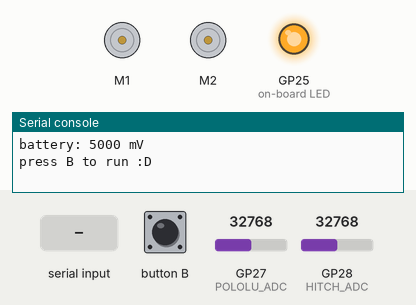
A program run on a simulated Raspberry Pi Pico running MicroPython. Shown: 2 × DC motor (green arrow = forward, orange = backward, longer = faster), output pins drawn as LEDs (lit = HIGH), the last lines printed to the serial console. The test bench sets the inputs (shaded band); at power-on: button B HIGH, GP27 (POLOLU_ADC) = 32768, GP28 (HITCH_ADC) = 32768 (analog values on the 0–65535 scale).

Above: at 5.0 s.
5.1 s: button B pulled LOW for 0.15 s
At 5.7 s:
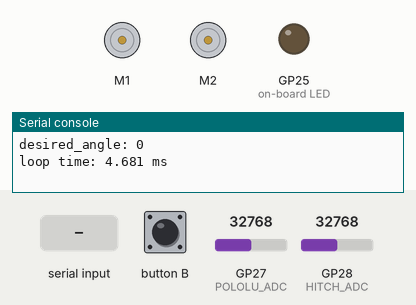
6.7 s: "11\n" received over the second serial link
Timing chart, 0 to 9.7 s (numbered marks = the images above; inputs shaded):
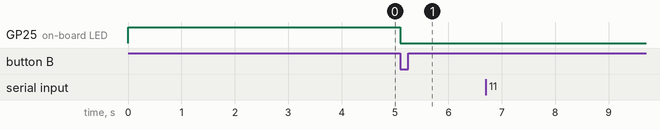

The program:

main.py
```python
from pololu_3pi_2040_robot import robot

battery = robot.Battery()
led = robot.YellowLED()
buttonB = robot.ButtonB()

"""
 TODO:
    Run motors
    import other files
    workflow between mictrocontroller and local files
    test classes/oop?
    importing packages from online
    test encoders/potentiometer

"""
print("battery: {} mV".format(battery.get_level_millivolts()))
print("press B to run :D")

# wait until B pressed
while not buttonB.check():
    led(1)
led(0)
print("RUNNING...")
import src.main  # replace this with the file to run
```

main.py
```python
from pololu_3pi_2040_robot import robot
from time import sleep, time, time_ns


from src.sensor.encoders import get_wheel_dists
from src.sensor.potentiometers import get_pot_angles, calibrate_pot
# from src.sensor.imu import get_imu_data
from src.bluetooth import get_bluetooth_commands, send_bluetooth_message
from src.actuator.motors import set_wheel_speeds
from src.actuator.buzzer import play_fatal_sound
# from src.controller.reversing_controller import

MAIN_LOOP_FREQ = 50  # Hz
PRINT_FREQ = 1  # Hz
ASSISTED_MODE = True
DRIVING_MODE = "forwards"  # or "reversing"


yellow_led = robot.YellowLED()

buttonA = robot.ButtonA()
buttonB = robot.ButtonB()
buttonC = robot.ButtonC()

# TODO
def change_driving_mode():
    global DRIVING_MODE
    if (DRIVING_MODE == "forwards"):
        DRIVING_MODE = "reversing"
    elif (DRIVING_MODE == "reversing"):
        DRIVING_MODE = "forwards"
    else:
        error("invalid driving mode", fatal=True)

def error(msg, fatal=False):
    print("ERROR: " + msg)
    yellow_led.on()
    if (fatal):
        # play_fatal_sound()
        exit()


def main():
    # calibrate_pot()
    prev_left_wheel_dist, prev_right_wheel_dist = get_wheel_dists()
    i = 0
    desired_angle = 0
    while True:
        start_time = time_ns()

        # read sensors
        left_wheel_dist, right_wheel_dist = get_wheel_dists()
        # print("L/R dists (m): {}, {}".format(left_wheel_dist, right_wheel_dist))
        left_wheel_vel = (left_wheel_dist - prev_left_wheel_dist) * MAIN_LOOP_FREQ
        right_wheel_vel = (right_wheel_dist - prev_right_wheel_dist) * MAIN_LOOP_FREQ
        prev_left_wheel_dist, prev_right_wheel_dist = left_wheel_dist, right_wheel_dist
        pololu_pot_angle, hitch_pot_angle = get_pot_angles(radians=True)
        # pololu_pot_angle, hitch_pot_angle = get_pot_angles(radians=False)
        # pololu_pot_angle, hitch_pot_angle = 0, 0

        global ASSISTED_MODE, DRIVING_MODE
        # read bluetooth commands
        commands = get_bluetooth_commands()
        if (commands["up"]):
            DRIVING_MODE = "forwards"
        elif (commands["down"]):
            DRIVING_MODE = "reversing"
        else:
            DRIVING_MODE = "halt"

        if (commands["1"] and not ASSISTED_MODE):
            ASSISTED_MODE = True
            send_bluetooth_message("ASSISTED MODE ON\n")
        elif (commands["2"] and ASSISTED_MODE):
            ASSISTED_MODE = False
            send_bluetooth_message("ASSISTED MODE OFF\n")
        if (commands["3"] and desired_angle != -0.1):
            desired_angle = -0.1
            send_bluetooth_message("resetting desired angle\n")
        if (commands["4"]):
            send_bluetooth_message("\n")

        if(i % int(MAIN_LOOP_FREQ/PRINT_FREQ) == 0):
            print("L/R vels (m/s): {}, {}".format(left_wheel_vel, right_wheel_vel))
            print("Pololu/hitch angles (rad): {}, {}".format(pololu_pot_angle, hitch_pot_angle))
            print("commands:", commands)
            print("desired_angle:", desired_angle)
            # send_bluetooth_message("angles: {},{}\n".format(pololu_pot_angle, hitch_pot_angle))

        if ASSISTED_MODE:
            if (commands["right"]):
                    desired_angle -= 1.5/MAIN_LOOP_FREQ
            if (commands["left"]):
                desired_angle += 1.5/MAIN_LOOP_FREQ

            if DRIVING_MODE == "forwards":

                left_motor_speed =  0.3
                right_motor_speed = 0.3

                radius = 0.085396 # meters
                # desired_angle = 1.5


                ang_error = (desired_angle) - pololu_pot_angle - hitch_pot_angle

                # if (ang_error < 0):
                left_motor_speed = left_motor_speed - radius * ang_error
                right_motor_speed = right_motor_speed + radius * ang_error
                # if (ang_error > 0):
                #     left_motor_speed = left_motor_speed + radius * -ang_error
                #    right_motor_speed = right_motor_speed - radius * -ang_error

            elif DRIVING_MODE == "reversing":

                radius = 0.085396 # meters
                # desired_angle = 3
                # if (commands["right"]):
                #     desired_angle -= 1.5/MAIN_LOOP_FREQ
                # if (commands["left"]):
                #     desired_angle += 1.5/MAIN_LOOP_FREQ
                ang_error = (desired_angle) - pololu_pot_angle - hitch_pot_angle

                left_motor_speed =  -0.3
                right_motor_speed = -0.3
                left_motor_speed = left_motor_speed - radius * ang_error
                right_motor_speed = right_motor_speed + radius * ang_error
                # if (ang_error > 0):
                #     left_motor_speed = left_motor_speed + radius * -ang_error
                #     right_motor_speed = right_motor_speed - radius * -ang_error
                # if (ang_error < 0):
                #     left_motor_speed = left_motor_speed + radius * ang_error
                #     right_motor_speed = right_motor_speed - radius * ang_error

            elif DRIVING_MODE == "halt":
                left_motor_speed =  0
                right_motor_speed = 0
            # actuate motors with feedback
            set_wheel_speeds(left_motor_speed, right_motor_speed, left_wheel_vel, right_wheel_vel)
        else:
            # unasisted mode
            if DRIVING_MODE == "forwards":
                left_motor_speed =  0.3
                right_motor_speed = 0.3
            elif DRIVING_MODE == "reversing":
                left_motor_speed =  -0.3
                right_motor_speed = -0.3
            elif DRIVING_MODE == "halt":
                left_motor_speed =  0
                right_motor_speed = 0
            if (commands["left"]):
                right_motor_speed *= 1.5
            if (commands["right"]):
                left_motor_speed *= 1.5
            set_wheel_speeds(left_motor_speed, right_motor_speed, left_wheel_vel, right_wheel_vel)
            # set_wheel_speeds(left_motor_speed, right_motor_speed)  # without feedback

        # fix loop frequency
        end_time = time_ns()
        loop_time = (end_time - start_time)/1000000000  # in seconds
        if(i % int(MAIN_LOOP_FREQ/PRINT_FREQ) == 0):
            print("loop time: {} ms".format(loop_time * 1000))
        if (loop_time < 1/MAIN_LOOP_FREQ):
            sleep(1/MAIN_LOOP_FREQ - loop_time)
        else:
            print("throttling loop frequency by {} ms".format((loop_time - 1/MAIN_LOOP_FREQ)*1000))
        i += 1
main()
```

encoders.py
```python
from pololu_3pi_2040_robot import robot
from math import pi

CPR = 12 * 29.86  # counts per revolution, accounting for gear ratio
WHEEL_DIAMETER = 0.032  # meters

encoders = robot.Encoders()

# returns tuple of (left wheel dist, right wheel dist) in meters
def get_wheel_dists():
    c = encoders.get_counts()
    # using datasheet values, WHICH SUX
    # left_dist =  c[0]/CPR * WHEEL_DIAMETER * pi
    # right_dist = c[1]/CPR * WHEEL_DIAMETER * pi

    # using calibration values (done using a 30cm ruler)
    left_dist =  (c[0]/1000)*0.3
    right_dist = (c[1]/1000)*0.3

    return left_dist, right_dist
```

potentiometers.py
```python
from machine import ADC, Pin
from math import sqrt, pi
from pololu_3pi_2040_robot import robot
from time import sleep, time_ns

# --------------- #
# ---MAIN CODE--- #
# --------------- #

HITCH_POT_PIN = 28  # GPIO pin of hitch potentiometer
POLOLU_POT_PIN = 27  # GPIO pin of pololu potentiometer

HITCH_ADC = ADC(HITCH_POT_PIN)
POLOLU_ADC = ADC(POLOLU_POT_PIN)

hitch_ma = 0
pololu_ma = 0

# moving average params
hitch_ma_n = 1
pololu_ma_n = 1

# instantaneous average params
inst_pololu_avg_n = 25
inst_hitch_avg_n = 25

# returns angle of pololu potentiometer in degrees
def get_pololu_pot_angle():
    # tunable params
    min_u16_val = 61610
    max_u16_val = 62374
    min_angle = -45
    max_angle = 45
    reverse = 1
    manual_offset = 0

    global pololu_ma
    # take multiple readings and average
    inst_sum = 0
    for _ in range(inst_pololu_avg_n):
        u16_val = POLOLU_ADC.read_u16()
        angle = (u16_val - min_u16_val)/(max_u16_val - min_u16_val) * (max_angle - min_angle) + min_angle
        inst_sum += angle * reverse
    inst_avg = inst_sum / inst_pololu_avg_n + manual_offset
    pololu_ma = (pololu_ma * (pololu_ma_n - 1) + inst_avg) / pololu_ma_n
    # print("sensor reading time (ms):", (end_time - start_time)/1000000)
    return pololu_ma

# returns angle of hitch potentiometer in degrees
def get_hitch_pot_angle():
    # tunable params
    min_u16_val = 20400
    max_u16_val = 48463
    min_angle = -60
    max_angle = 60
    reverse = 1
    manual_offset = 0

    global hitch_ma
    # take multiple readings and average
    inst_sum = 0
    for _ in range(inst_hitch_avg_n):
        u16_val = HITCH_ADC.read_u16()
        angle = (u16_val - min_u16_val)/(max_u16_val - min_u16_val) * (max_angle - min_angle) + min_angle
        inst_sum += angle * reverse
    inst_avg = inst_sum / inst_hitch_avg_n + manual_offset
    hitch_ma = (hitch_ma * (hitch_ma_n - 1) + inst_avg) / hitch_ma_n
    return hitch_ma

# returns tuple of (pololu angle, hitch angle)
def get_pot_angles(radians=False):
    pololu_angle = get_pololu_pot_angle()
    hitch_angle = get_hitch_pot_angle()

    if (radians):# convert degrees to radians
        pololu_angle = pololu_angle * pi/180
        hitch_angle = hitch_angle * pi/180

    return pololu_angle, hitch_angle

# ---------------------- #
# ---CALIBRATION CODE--- #
# ---------------------- #

CAL_POT_PIN = 28  # GPIO pin of potentiometer to calibrate
NUM_READINGS = 1000
READING_FREQ = 100  # Hz

buttonB = robot.ButtonB()

def get_average_reading(adc):
    total = 0
    squared_diff_sum = 0
    for _ in range(NUM_READINGS):
        reading = adc.read_u16()
        total += reading
        squared_diff_sum += reading ** 2
        sleep(1 / READING_FREQ)

    mean = total / NUM_READINGS
    std = sqrt((squared_diff_sum / NUM_READINGS) - (mean ** 2))

    return mean, std

# prints raw readings from potentiometer
def calibrate_pot():
    adc = ADC(CAL_POT_PIN)
    while True:
        # wait until B pressed
        print("set potentiometer to desired angle, then press B")
        while not buttonB.check():
            pass

        # take readings and print
        print("calculating...")
        average, std_dev = get_average_reading(adc)
        print("average: {}, std: {}".format(average, std_dev))
```

bluetooth.py
```python
import machine
import time

# Configure UART
uart = machine.UART(0, 9600)
uart.write("Starting BLE UART connection")


"""UP: 516 507
DOWN: 615 606
LEFT:714 705
RIGHT:813 804
1: 11: 10;
2: 219 20:
3: 318 309
4: 417 408"""

commands = {"up": False, "down": False, "left": False, "right": False, "1": False, "2": False, "3": False, "4": False}
down_blueooth_messages = {"516": "up", "615": "down", "714": "left", "813": "right", "11": "1", "219": "2", "318": "3", "417": "4"}
up_blueooth_messages =   {"507": "up", "606": "down", "705": "left", "804": "right", "10": "1",  "20": "2", "309": "3", "408": "4"}

def get_bluetooth_commands():
    if uart.any():
        data = uart.read()
        #uart.write("Received: " + str(data))

        # check for down presses
        for down_msg in down_blueooth_messages:
            if down_msg in data:
                down_cmd = down_blueooth_messages[down_msg]
                commands[down_cmd] = True

        # check for up presses
        for up_msg in up_blueooth_messages:
            if up_msg in data:
                up_cmd = up_blueooth_messages[up_msg]
                commands[up_cmd] = False

    return commands

def send_bluetooth_message(message):
    uart.write(message)
```

motors.py
```python
from pololu_3pi_2040_robot import robot
from time import sleep, time

motors = robot.Motors()
kp = 0.8  # Adjust proportional gain based on your system
ki = 0.2  # Adjust integral gain based on your system
kd = 0.3  # Adjust derivative gain based on your system
left_integral = 0
right_integral = 0
left_prev_error = 0
right_prev_error = 0

# sets L/R wheel speeds in m/s
def set_wheel_speeds(left_wheel_speed, right_wheel_speed, cur_left_wheel_speed=None, cur_right_wheel_speed=None):

    # PID feedback if previous speed is given
    if (cur_left_wheel_speed is not None and cur_right_wheel_speed is not None):
        global left_integral, right_integral, left_prev_error, right_prev_error
        left_error = left_wheel_speed - cur_left_wheel_speed
        right_error = right_wheel_speed - cur_right_wheel_speed

        left_integral = left_integral + left_error
        right_integral = right_integral + right_error

        left_derivative = left_error - left_prev_error
        right_derivative = right_error - right_prev_error

        left_prev_error = left_error
        right_prev_error = right_error

        left_wheel_speed = kp*left_error + ki*left_integral + kd*left_derivative
        right_wheel_speed = kp*right_error + ki*right_integral + kd*right_derivative

    # convert wheel speeds to motor speeds
    left_motor_speed = left_wheel_speed * motors.MAX_SPEED/1.5
    right_motor_speed = right_wheel_speed * motors.MAX_SPEED/1.5

    # cap speeds
    if (abs(left_motor_speed) > motors.MAX_SPEED):
        # error("left motor speed too high", fatal=False)
        print("left motor speed too high")
        left_motor_speed = motors.MAX_SPEED * left_motor_speed/abs(left_motor_speed)

    if (abs(right_motor_speed) > motors.MAX_SPEED):
        # error("right motor speed too high", fatal=False)
        print("right motor speed too high")
        right_motor_speed = motors.MAX_SPEED * right_motor_speed/abs(right_motor_speed)
    motors.set_speeds(left_motor_speed, right_motor_speed)
        
```

buzzer.py
```python
from pololu_3pi_2040_robot import robot
from time import sleep

buzzer = robot.Buzzer()

def play_fatal_sound():
    buzzer.play_in_background('<g-8r8<g-8r8<g-8')  # error sound
    # sleep(1)
```

Measured:
- after the input at 5.1 s, GP25 (on-board LED): HIGH → LOW at once
